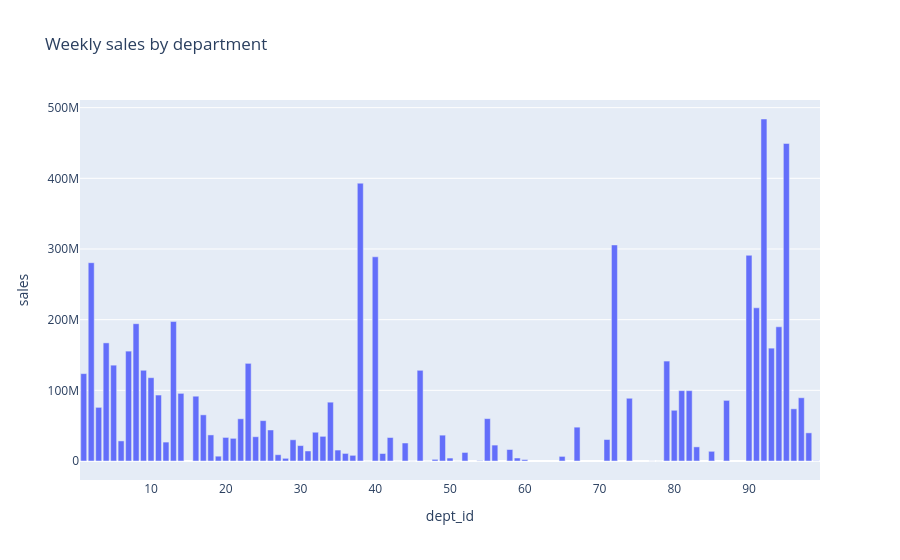

Notebook code cell kept with this figure:
### Code cell
df = q(f"""
    select f.dept_id, sum(f.store_weekly_sales)::float as sales
    {BASE}
    group by f.dept_id
    order by f.dept_id
""")

print(f"total: {df['sales'].sum()/1e9:.2f}bn")
px.bar(df, x='dept_id', y='sales', title='Weekly sales by department')
